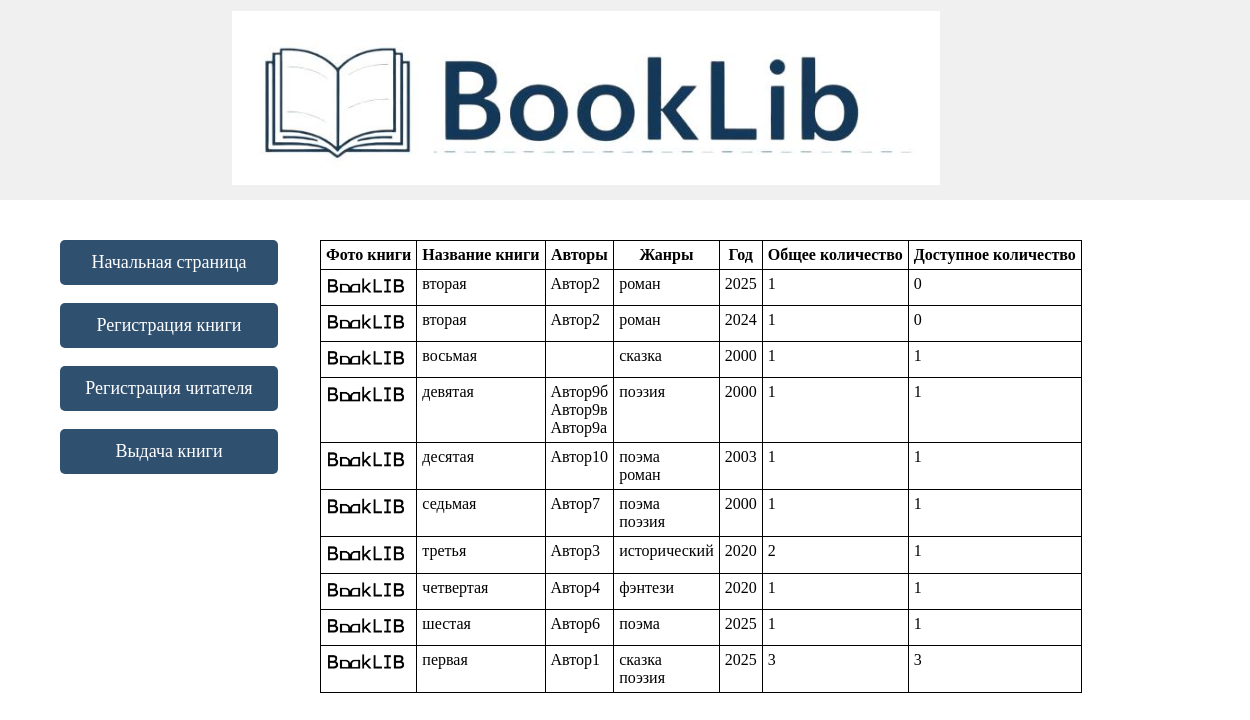
The page /lib/ on the database as committed earlier.
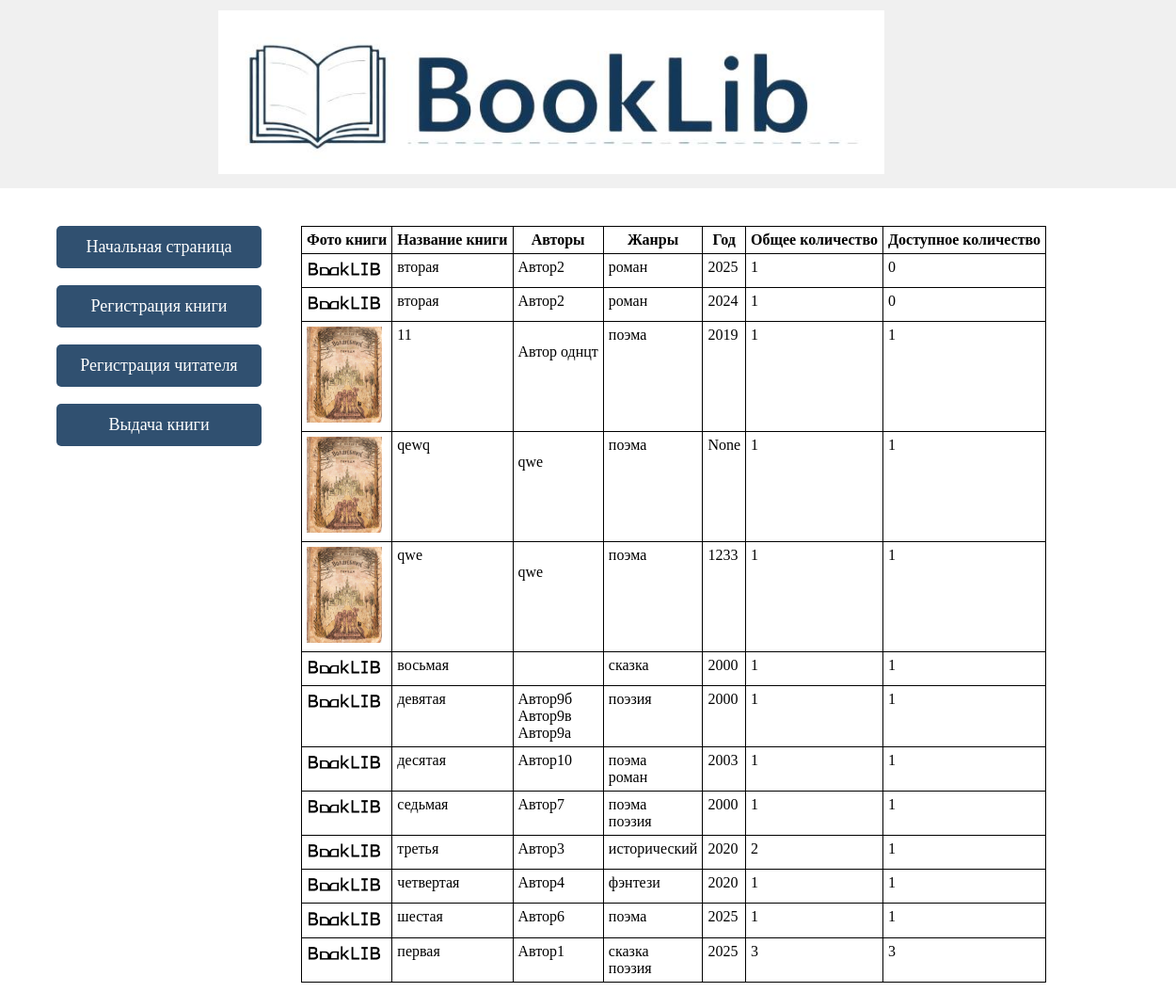
The same page on the database as committed later.
### booklib/models.py (models this page shows, shortened)
class Book(models.Model):
    rating_book = (
        (5, '5'),
        (4, '4'),
        (3, '3'),
        (2, '2'),
        (1, "\U00002605"),
    )
    title_rus = models.CharField('Наименование книги', max_length=200)
    title_orig = models.CharField('Наименование книги (ориг.)', max_length=200, null=True, blank=True)
    year = models.PositiveIntegerField('Год издания', null=True,blank=True)
    quantity_pages = models.PositiveIntegerField('Количество страниц',null=True,blank=True)
    rating = models.DecimalField('Общий рейтинг', max_digits=2, decimal_places=1, null=True, blank=True)
    counter_rating = models.DecimalField('Счетчик рейтинга', max_digits=2, decimal_places=1, default=0, null=True, blank=True)
    return_rating = models.DecimalField('Рейтинг при возврате', max_digits=2, decimal_places=1, choices = rating_book, null=True, blank=True)
    general_quantity = models.IntegerField('Общее количество экземпляров', default=0, null=True, blank=True)
    current_quantity = models.IntegerField('Доступное количество экземпляров', null=True, blank=True)
    distrib_quantity = models.IntegerField('Количество выданных экземпляров', default=0, null=True, blank=True)
    genres = models.ManyToManyField('Genre')
    class Meta:
        verbose_name='Книга'
        verbose_name_plural='Книги'
        ordering = ['current_quantity', 'title_rus']

class FotoRegistr(models.Model):
    books = models.ForeignKey(Book, on_delete=models.PROTECT)
    photo_book = models.ImageField('Фото обложки', upload_to='photo_book/')
    class Meta:
        verbose_name='Фотография обложки книги'
        verbose_name_plural='Фотографии обложки книг'

class Author(models.Model):
    books = models.ManyToManyField(Book)
    name = models.CharField('Автор', max_length=200, validators =[RegexValidator(regex='^[A-Za-zА-Яа-яЁё]+$', message='Введите только буквы.', code='invalid_name')])
    photo_author = models.ImageField('Фото авторов', upload_to='photo_author/', null=True, blank=True)
    class Meta:
        verbose_name='Автор книги'
        verbose_name_plural='Авторы книг'

class Genre(models.Model):
    name_genre = models.CharField('Жанр', max_length=50)
    class Meta:
        verbose_name='Жанр книги'
        verbose_name_plural='Жанры книг'

### booklib/views.py (the view)
# urls.py: path('', get_main_page, name='main'),
def get_main_page(request):
    books = Book.objects.prefetch_related('bookobj_set', 'fotoregistr_set', 'author_set', 'genres').all()
    context={'books':books}
    return render(request, 'main_page.html', context)

### booklib/templates/main_page.html (shortened to what this page needs)
{% extends 'basic.html' %}
{% load static %}
{% block content %}
<div style=" padding: 20px;">
<table id="myTable" class="display" >
        <thead>
            <tr>
                <th>Фото книги</th>
                <th>Название книги</th>
                <th>Авторы</th>
                <th>Жанры</th>
                <th>Год</th>
                <th>Общее количество</th>
                <th>Доступное количество</th>
            </tr>
        </thead>
        <tbody>
            {% for book in books %}
            <tr>
                <td>{% with book.fotoregistr_set.all as photos %}
                        {% if photos %}
                            <img src="{{ photos.0.photo_book.url }}" alt="{{ book.title_rus }}" style="width:80px; height:auto;">
                        {% else %}
                            Нет изображения
                        {% endif %}
                        {% endwith %}
                </td>
                <td>{{ book.title_rus }}</td>
                <td>{% for author in book.author_set.all %}{{ author.name }}<br> {% endfor %}</td>
                <td>{% for genre in book.genres.all %}{{ genre.name_genre }}<br>{% endfor %}</td>
                <td>{{ book.year }}</td>
                <td>{{ book.general_quantity }}</td>
                <td>{{ book.current_quantity }}</td>
            </tr>
            {% endfor %}
        </tbody>
    </table>
</div>
{% endblock %}

### booklib/templates/basic.html (shortened to what this page needs)
<!DOCTYPE html>
{% load static %}
<html lang="en">
<head>
    <link rel="stylesheet" type="text/css" href="{% static 'css/style.css' %}">
</head>
<body>
        <header>
            <a type="image/jpeg" href="{% url 'main' %}"><img src="{% static 'image/logo.jpg' %}" alt="Логотип приложения" class="logo"></a>
        </header>
 <div class="content">
        <div class="button_container">
            <a href="{% url 'main' %}"  class="button-link">Начальная страница</a><br>
            <a href="{% url 'new_book' %}"  class="button-link">Регистрация книги</a><br>
            <a href="{% url 'new_person' %}"  class="button-link">Регистрация читателя</a><br>
            <a href="{% url 'give_book' %}"  class="button-link">Выдача книги</a><br>
        </div>
        <section>
            {% block content %}
            {% endblock %}
        </section>
    </div>
</body>
</html>

Rows that differ between the two databases and show on the page:
added Book: fotoregistr_set.all.0.photo_book (picture), title_rus "11", year "2019", general_quantity "1", current_quantity "1", Genre (name_genre "поэма")
added Author: name "Автор однцт", shown under "11"
added Book: fotoregistr_set.all.0.photo_book (picture), title_rus "qewq", year "None", general_quantity "1", current_quantity "1", Genre (name_genre "поэма")
added Author: name "qwe"
added Book: fotoregistr_set.all.0.photo_book (picture), title_rus "qwe", year "1233", general_quantity "1", current_quantity "1", Genre (name_genre "поэма")
